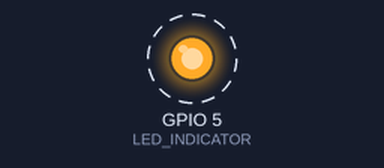
Bench run of a sketch on a simulated ESP32. Shown: output pins drawn as LEDs (lit = HIGH). Dashed ring = blinking. What the sketch prints to the serial monitor is not drawn.

Above: at 0.5 s.
Timing chart, 0 to 4.6 s (numbered marks = the images above):
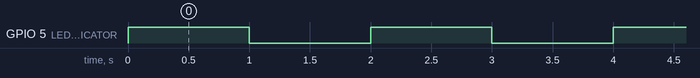

The sketch:

02_bringup_serial.ino
```cpp
// ESP32-WROOM-32
// - programming speed reduced to 460800 baud
//
// Board revision 1.01 - 2023-04-18 (red)
//
#define LED_INDICATOR (5)

// the setup function runs once when you press reset or power the board
void setup() {
  Serial.begin(115200);

  // Required to flush/empty any cruft/different baud-rate during programming.
  //
  while(!Serial) { Serial.println(); delay(10); };

  Serial.println("\n\n" __FILE__ "\n" __DATE__ " " __TIME__);

  pinMode(LED_INDICATOR, OUTPUT);
}

// the loop function runs over and over again forever
void loop() {
  digitalWrite(LED_INDICATOR, HIGH);   // turn the LED on (HIGH is the voltage level)
  delay(1000);                       // wait for a second
  digitalWrite(LED_INDICATOR, LOW);    // turn the LED off by making the voltage LOW
  delay(1000);                       // wait for a second
  Serial.println("tock");
}
```

Measured:
- by itself, GPIO 5 (LED_INDICATOR): alternates HIGH for 1.0 s and LOW for 1.0 s
